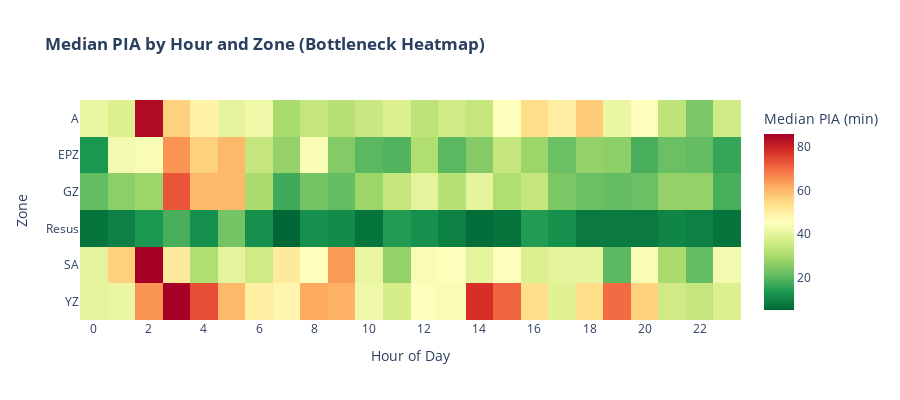

The notebook cell this image was saved under:
### Markdown cell above
## Cell 13: Create Hour x Zone Heatmap

### Code cell
def create_hour_zone_heatmap(visits: pd.DataFrame) -> pd.DataFrame:
    """
    Create pivot table of median PIA by hour and zone.
    
    WHY: Identifies specific time-zone combinations with problems.
    E.g., "YZ is worst at 3 PM" → target intervention there.
    """
    
    # Filter to main zones
    main_zones = ['Resus', 'YZ', 'GZ', 'EPZ', 'A', 'SA']
    filtered = visits[visits['initial_zone'].isin(main_zones)].copy()
    
    # Create pivot table
    heatmap_data = filtered.pivot_table(
        values='pia_minutes',
        index='initial_zone',
        columns='arrival_hour',
        aggfunc='median'
    ).round(0)
    
    return heatmap_data

heatmap_data = create_hour_zone_heatmap(visits)

# Create heatmap
fig_heatmap = px.imshow(
    heatmap_data,
    labels=dict(x="Hour of Day", y="Zone", color="Median PIA (min)"),
    title='<b>Median PIA by Hour and Zone (Bottleneck Heatmap)</b>',
    color_continuous_scale='RdYlGn_r',
    aspect='auto'
)

fig_heatmap.update_layout(
    height=400,
    xaxis=dict(tickmode='linear', tick0=0, dtick=2)
)

fig_heatmap.show()

### Figure 1 — Plotly figure (JSON) as saved in the notebook; plotly's stock layout.template omitted (floating-point values rounded to 4 significant figures; data arrays with more than 128 entries replaced by an {"elided": "..."} marker saying what was removed)
{"data": [{"coloraxis": "coloraxis", "hovertemplate": "Hour of Day: %{x}<br>Zone: %{y}<br>Median PIA (min): %{z}<extra></extra>", "name": "0", "type": "heatmap", "x": [0.0, 1.0, 2.0, 3.0, 4.0, 5.0, 6.0, 7.0, 8.0, 9.0, 10.0, 11.0, 12.0, 13.0, 14.0, 15.0, 16.0, 17.0, 18.0, 19.0, 20.0, 21.0, 22.0, 23.0], "xaxis": "x", "y": ["A", "EPZ", "GZ", "Resus", "SA", "YZ"], "yaxis": "y", "z": {"elided": "6x24 float values"}}], "layout": {"coloraxis": {"colorbar": {"title": {"text": "Median PIA (min)"}}, "colorscale": [[0, "rgb(0,104,55)"], [0.1, "rgb(26,152,80)"], [0.2, "rgb(102,189,99)"], [0.3, "rgb(166,217,106)"], [0.4, "rgb(217,239,139)"], [0.5, "rgb(255,255,191)"], [0.6, "rgb(254,224,139)"], [0.7, "rgb(253,174,97)"], [0.8, "rgb(244,109,67)"], [0.9, "rgb(215,48,39)"], [1, "rgb(165,0,38)"]]}, "height": 400, "title": {"text": "<b>Median PIA by Hour and Zone (Bottleneck Heatmap)</b>"}, "xaxis": {"anchor": "y", "domain": [0, 1], "dtick": 2, "tick0": 0, "tickmode": "linear", "title": {"text": "Hour of Day"}}, "yaxis": {"anchor": "x", "autorange": "reversed", "domain": [0, 1], "title": {"text": "Zone"}}}}
